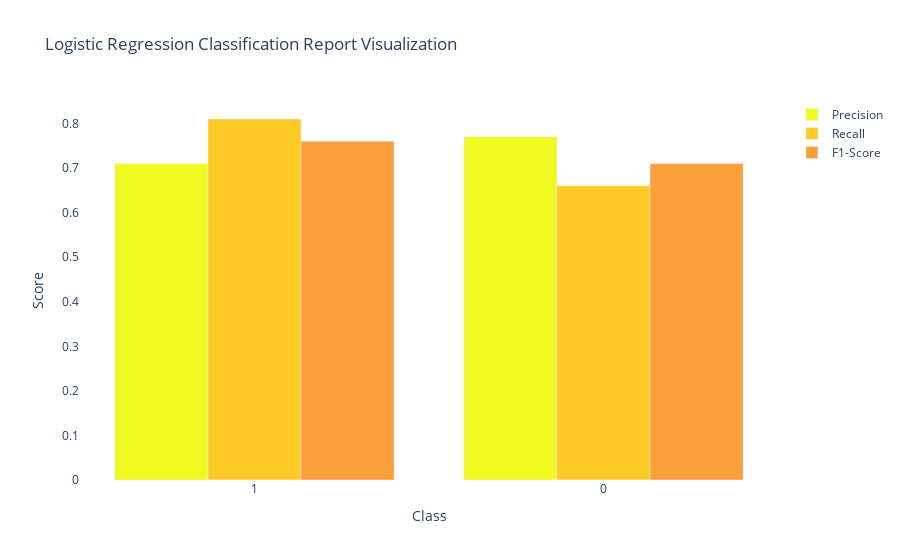

The cell this chart's notebook holds for it:
### Code cell
# Plot classification reports

print("="*40, "Logistic regression report:", "="*45, '\n')
print(lr_d_report)
plot_classification_report(lr_d_report, "Logistic Regression Classification Report Visualization")

### Figure 1 — Plotly figure (JSON) as saved in the notebook; plotly's stock layout.template omitted (floating-point values rounded to 4 significant figures)
{"data": [{"marker": {"color": "#f0f921"}, "name": "Precision", "type": "bar", "x": ["0", "1"], "y": [0.77, 0.71]}, {"marker": {"color": "#fdca26"}, "name": "Recall", "type": "bar", "x": ["0", "1"], "y": [0.66, 0.81]}, {"marker": {"color": "#fb9f3a"}, "name": "F1-Score", "type": "bar", "x": ["0", "1"], "y": [0.71, 0.76]}], "layout": {"barmode": "group", "plot_bgcolor": "white", "title": {"text": "Logistic Regression Classification Report Visualization"}, "xaxis": {"categoryorder": "total descending", "title": {"text": "Class"}}, "yaxis": {"title": {"text": "Score"}}}}
